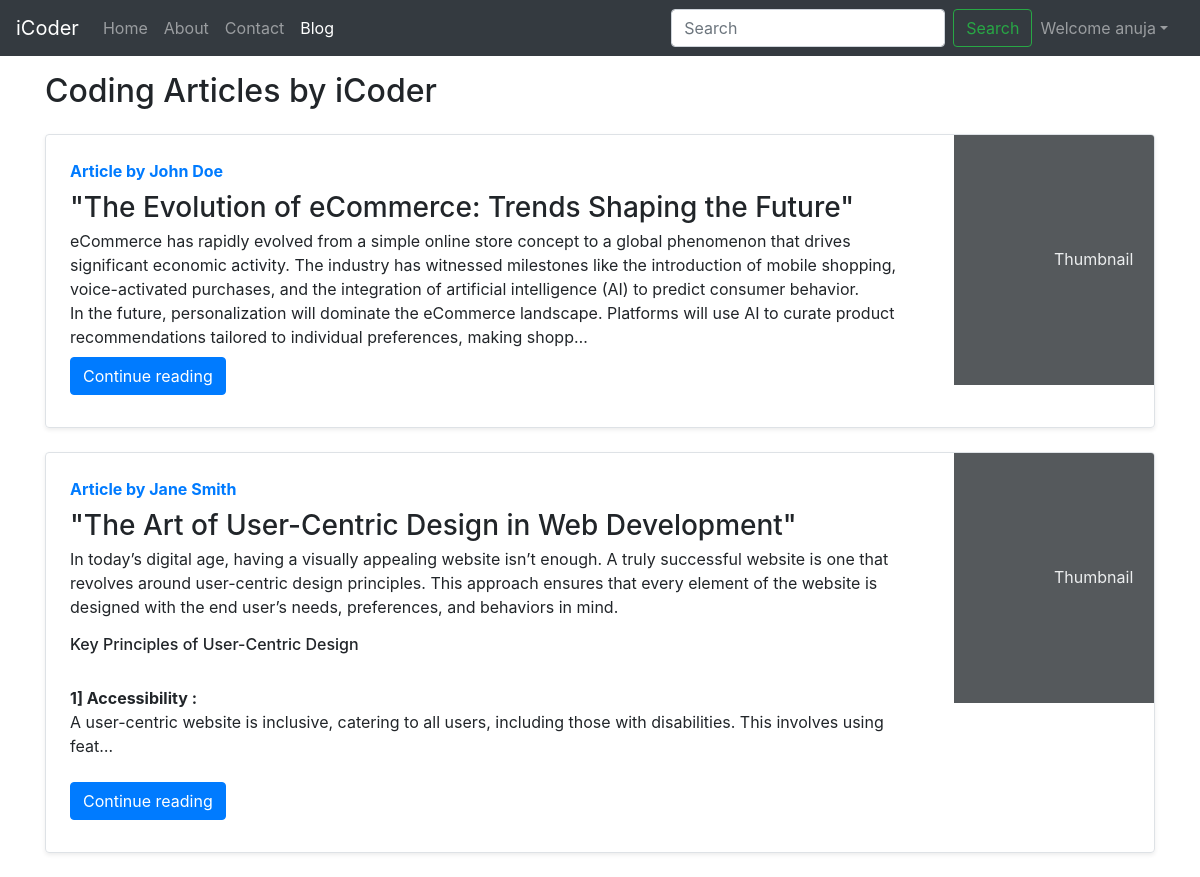
Page /blog/ (signed in) on the committed database.
### blog/models.py (models this page shows, shortened)
class Post(models.Model):
    sno=models.AutoField(primary_key=True)
    title=models.CharField(max_length=255)
    author=models.CharField(max_length=14)
    slug=models.CharField(max_length=130)
    timeStamp=models.DateTimeField(blank=True)
    content=models.TextField()

### blog/views.py (the view)
# urls.py: path('', views.blogHome, name="bloghome"),
def blogHome(request):
    allPosts= Post.objects.all()
    context={'allPosts': allPosts}
    return render(request, "blog/blogHome.html", context)

### blog/templates/blog/blogHome.html (shortened to what this page needs)
{% extends 'blog/basic.html' %}
{% block blogactive %} active {% endblock blogactive %}
{% block body %}
<div class="container my-3">
    <h2>Coding Articles by iCoder</h2>
    {% for post in allPosts  %}
    <div class="row no-gutters border rounded overflow-hidden flex-md-row mb-4 shadow-sm h-md-250 my-4 position-relative">
        <div class="col p-4 d-flex flex-column position-static">
            <strong class="d-inline-block mb-2 text-primary">Article by {{post.author}}</strong>
            <h3 class="mb-0">{{post.title}}</h3>
            <p class="card-text mb-auto">{{post.content |safe | truncatechars:500}}</p>
            <div class="my-2">
                {% if user.is_authenticated %}
            	<a href="/blog/{{post.slug}}" role="button" class="btn btn-primary">Continue reading</a>
                {% else %}
                <a href="/login" role="button" class="btn btn-secondary"
                   onclick="alert('Please log in to your account to continue reading.'); return false;">
                   Continue reading
                </a>
                {% endif %}
            </div>
        </div>
        <div class="col-auto d-none d-lg-block">
            <svg class="bd-placeholder-img" width="200" height="250" xmlns="http://www.w3.org/2000/svg" preserveAspectRatio="xMidYMid slice" focusable="false" role="img" aria-label="Placeholder: Thumbnail">
                <rect width="100%" height="100%" fill="#55595c"></rect><text x="50%" y="50%" fill="#eceeef" dy=".3em">Thumbnail</text>
            </svg>
        </div>
    </div>
    {% endfor %}
</div>
 {% endblock %}

### blog/templates/blog/basic.html (shortened to what this page needs)
<!doctype html>
<html lang="en">
  <head>
    <link rel="stylesheet" href="https://stackpath.bootstrapcdn.com/bootstrap/4.5.2/css/bootstrap.min.css">
  </head>
  <body>
    <nav class="navbar  navbar-expand-lg navbar-dark bg-dark">
        <a class="navbar-brand" href="/">iCoder</a>
        <div class="collapse navbar-collapse" id="navbarSupportedContent">
          <ul class="navbar-nav mr-auto">
            <li class="nav-item {% block homeactive %} {% endblock homeactive %}">
              <a class="nav-link" href="/">Home <span class="sr-only">(current)</span></a>
            </li>
            <li class="nav-item {% block aboutactive %} {% endblock aboutactive %}">
              <a class="nav-link" href="/about">About</a>
            </li>
            <li class="nav-item {% block contactactive %} {% endblock contactactive %}">
              <a class="nav-link" href="/contact">Contact</a>
            </li>
            <li class="nav-item {% block blogactive %} {% endblock blogactive %}">
              <a class="nav-link" href="/blog">Blog</a>
            </li>
          </ul>
          <form method="GET" action="/search" class="form-inline my-2 my-lg-0">
            <input class="form-control mr-sm-2" type="search" placeholder="Search" aria-label="Search" name="query" id="search">
            <button class="btn btn-outline-success my-2 my-sm-0" type="submit">Search</button>
          </form>
          {% if user.is_authenticated %}
            <ul class="navbar-nav mr-2">
            <li class="nav-item dropdown">
            <a class="nav-link dropdown-toggle" href='#' id="navbarDropdown" role="button" data-toggle="dropdown"> Welcome {{request.user}}</a>
             </li>
            </ul>
             </div>
          {% endif %}
      </nav>
{% block body %}  {% endblock body %}
  </body>
</html>

### rows in the picture
Post: author "John Doe", title "\"The Evolution of eCommerce: Trends Shaping the Future\"", content "eCommerce has rapidly evolved from a simple online store concept to a global phenomenon that drives significant economic activity. The industry has witnessed milestones like the introduction of mobile shopping, voice-activated purchases, and the integration of artificial intelligence (AI) to predict consumer behavior. In the future, personalization will dominate the eCommerce landscape. Platforms will use AI to curate product recommendations tailored to individual preferences, making shopp…"
Post: author "Jane Smith", title "\"The Art of User-Centric Design in Web Development\"", content "In today’s digital age, having a visually appealing website isn’t enough. A truly successful website is one that revolves around user-centric design principles. This approach ensures that every element of the website is designed with the end user’s needs, preferences, and behaviors in mind. Key Principles of User-Centric Design 1] Accessibility : A user-centric website is inclusive, catering to all users, including those with disabilities. This involves using feat…"

### other values in the picture
{{ request.user }} "anuja"
